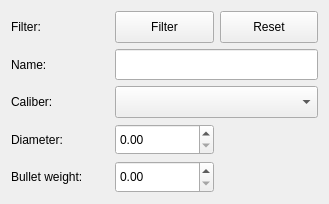
<?xml version="1.0" encoding="UTF-8"?>
<ui version="4.0">
 <class>filter</class>
 <widget class="QWidget" name="filter">
  <property name="geometry">
   <rect>
    <x>0</x>
    <y>0</y>
    <width>329</width>
    <height>204</height>
   </rect>
  </property>
  <property name="minimumSize">
   <size>
    <width>0</width>
    <height>204</height>
   </size>
  </property>
  <property name="windowTitle">
   <string>Filter</string>
  </property>
  <layout class="QGridLayout" name="gridLayout">
   <item row="1" column="0">
    <widget class="QLabel" name="label_4">
     <property name="text">
      <string>Name:</string>
     </property>
    </widget>
   </item>
   <item row="4" column="1">
    <widget class="QDoubleSpinBox" name="weight">
     <property name="sizePolicy">
      <sizepolicy hsizetype="Preferred" vsizetype="Preferred">
       <horstretch>0</horstretch>
       <verstretch>0</verstretch>
      </sizepolicy>
     </property>
    </widget>
   </item>
   <item row="3" column="1">
    <widget class="QDoubleSpinBox" name="diameter">
     <property name="sizePolicy">
      <sizepolicy hsizetype="Preferred" vsizetype="Preferred">
       <horstretch>0</horstretch>
       <verstretch>0</verstretch>
      </sizepolicy>
     </property>
    </widget>
   </item>
   <item row="0" column="1">
    <widget class="QPushButton" name="applyFilter">
     <property name="sizePolicy">
      <sizepolicy hsizetype="Preferred" vsizetype="Preferred">
       <horstretch>0</horstretch>
       <verstretch>0</verstretch>
      </sizepolicy>
     </property>
     <property name="text">
      <string>Filter</string>
     </property>
    </widget>
   </item>
   <item row="0" column="0">
    <widget class="QLabel" name="label_5">
     <property name="text">
      <string>Filter:</string>
     </property>
    </widget>
   </item>
   <item row="4" column="0">
    <widget class="QLabel" name="label_3">
     <property name="text">
      <string>Bullet weight:</string>
     </property>
    </widget>
   </item>
   <item row="2" column="0">
    <widget class="QLabel" name="label">
     <property name="text">
      <string>Caliber:</string>
     </property>
    </widget>
   </item>
   <item row="3" column="0">
    <widget class="QLabel" name="label_2">
     <property name="text">
      <string>Diameter:</string>
     </property>
    </widget>
   </item>
   <item row="0" column="2">
    <widget class="QPushButton" name="resetFilter">
     <property name="sizePolicy">
      <sizepolicy hsizetype="Preferred" vsizetype="Preferred">
       <horstretch>0</horstretch>
       <verstretch>0</verstretch>
      </sizepolicy>
     </property>
     <property name="text">
      <string>Reset</string>
     </property>
    </widget>
   </item>
   <item row="1" column="1" colspan="2">
    <widget class="QLineEdit" name="name">
     <property name="sizePolicy">
      <sizepolicy hsizetype="Preferred" vsizetype="Preferred">
       <horstretch>0</horstretch>
       <verstretch>0</verstretch>
      </sizepolicy>
     </property>
    </widget>
   </item>
   <item row="2" column="1" colspan="2">
    <widget class="QComboBox" name="caliber">
     <property name="sizePolicy">
      <sizepolicy hsizetype="Preferred" vsizetype="Preferred">
       <horstretch>0</horstretch>
       <verstretch>0</verstretch>
      </sizepolicy>
     </property>
    </widget>
   </item>
  </layout>
 </widget>
 <resources/>
 <connections/>
</ui>
